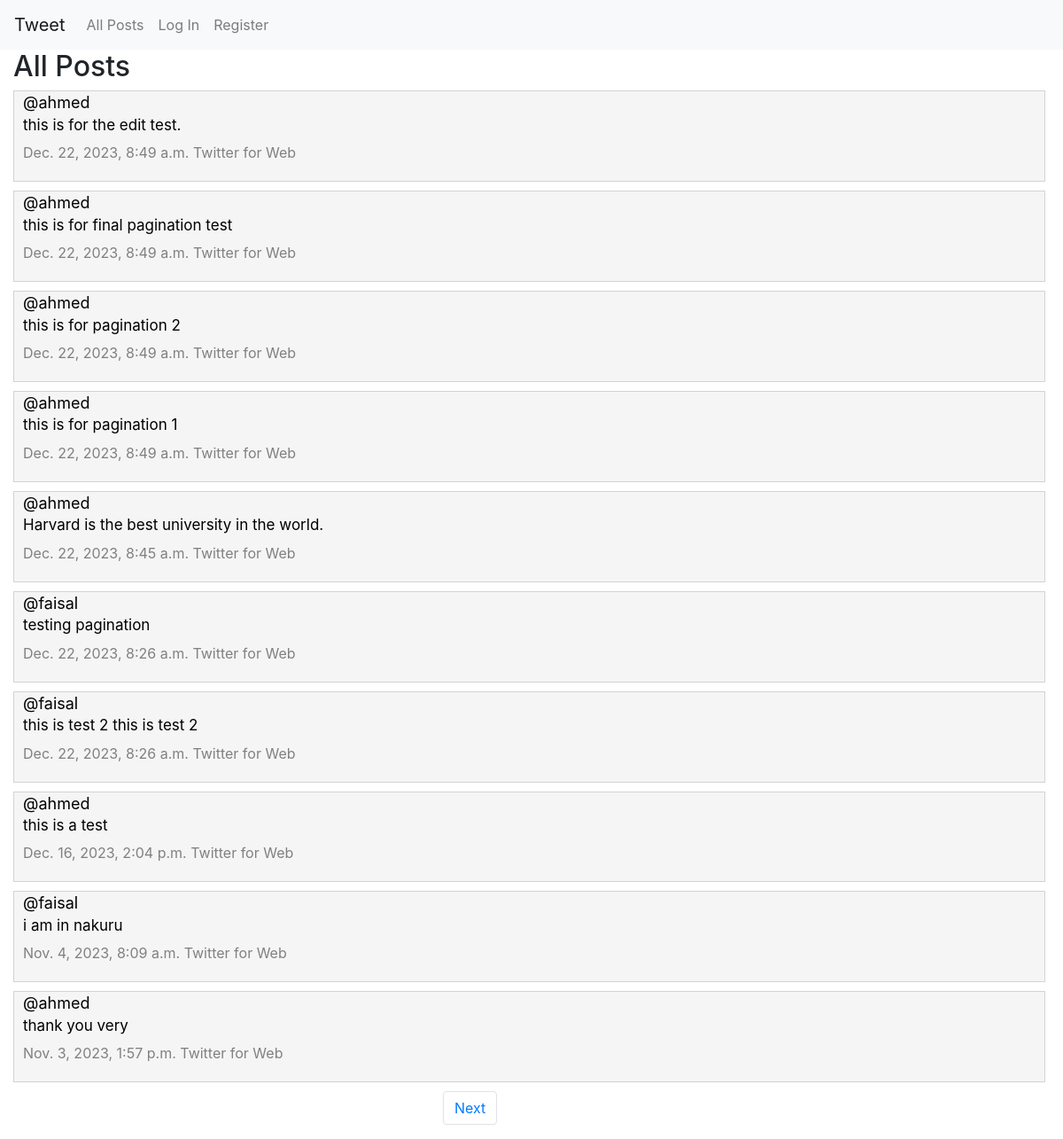
The page / on the database its author committed.
### network/models.py (models this page shows, shortened)
class Content(models.Model):
    user = models.ForeignKey(User, on_delete=models.CASCADE, related_name="sender")
    post = models.CharField(max_length=150)
    timestamp = models.DateTimeField(auto_now_add=True)

class User(AbstractUser):
    pass

### network/views.py (the view)
# urls.py: path("", views.index, name="index"),
def index(request):
    allposts = Content.objects.all().order_by("id").reverse()
    paginator = Paginator(allposts, 10)
    page_Number=request.GET.get('page')
    posts_of_page = paginator.get_page(page_Number)
    return render(request, "network/index.html", {
        "allposts": allposts,
        "posts_of_page": posts_of_page,
    })

### network/templates/network/index.html (shortened to what this page needs)
{% extends "network/layout.html" %}
{% load static %}
{% block body %}
<link href="{% static 'Network/styles.css' %}" rel="stylesheet">
      <h2 style="margin-left: 15px;">All Posts</h2>
      <div class="all-posts">
            {% for post in posts_of_page %}
                <div class="post-container">
                  <div class="post-header">
                     <div class="sender-name"><a style="color: black;" href="{% url 'profile' user_id=post.user.id %}">@{{ post.user }}</a> </div>
                     <div class="post-body">
                        <p id="content_{{ post.id }}">{{ post.post }}</p>
                     </div>
                     <div class="timestamp">{{ post.timestamp }}  Twitter for Web</div>
                  </div>
                  <br>
                  <br>
                  <br>
                  <br>
                </div>
            {% endfor %}
      </div>
      <nav aria-label="Page navigation example">
            <ul class="pagination" style="margin-left: 500px;">
              {% if posts_of_page.has_next %}
                 <li class="page-item"><a class="page-link" href="?page={{ posts_of_page.next_page_number }}">Next</a></li>
              {% endif %}
            </ul>
      </nav>
{% endblock %}

### network/templates/network/layout.html (shortened to what this page needs)
{% load static %}
<!DOCTYPE html>
<html lang="en">
    <head>
        <link rel="stylesheet" href="https://stackpath.bootstrapcdn.com/bootstrap/4.4.1/css/bootstrap.min.css">
        <link href="{% static 'network/styles.css' %}" rel="stylesheet">
        <link rel="stylesheet" href="https://cdnjs.cloudflare.com/ajax/libs/font-awesome/4.7.0/css/font-awesome.min.css">
    </head>
    <body>
        <nav class="navbar navbar-expand-lg navbar-light bg-light">
            <a class="navbar-brand" href="{% url 'index' %}" id="network">Tweet</a>
            <div>
              <ul class="navbar-nav mr-auto">
                <li class="nav-item">
                  <a class="nav-link" href="{% url 'index' %}" >All Posts</a>
                </li>
                {% if user.is_authenticated %}
                    <li class="nav-item">
                        <a class="nav-link" href="{% url 'following' %}">Following</a>
                    </li>
                    <li class="nav-item">
                        <a class="nav-link" href="{% url 'logout' %}">Log Out</a>
                    </li>
                {% else %}
                    <li class="nav-item">
                        <a class="nav-link" href="{% url 'login' %}">Log In</a>
                    </li>
                    <li class="nav-item">
                        <a class="nav-link" href="{% url 'register' %}">Register</a>
                    </li>
                {% endif %}
              </ul>
            </div>
          </nav>
        <div class="body">
            {% block body %}
            {% endblock %}
        </div>
    </body>
</html>

### network/static/Network/styles.css (style rules this page uses)
.post-container { border: 1px solid lightgray; background-color: whitesmoke; padding: 10px; margin-bottom: 10px; margin-left: 15px; line-height: 0.3; margin-right: 20px; }
.sender-name { color: black; margin-right: 10px; font-size: 18px; }
.timestamp { color: gray; margin-right: 10px; }
.post-body { font-size: 17px; line-height: 1.5; color: black; margin-top: 10px; }

### rows shown on the page
Content: user "ahmed", post "this is for the edit test.", timestamp "Dec. 22, 2023, 8:49 a.m."
Content: user "ahmed", post "this is for final pagination test", timestamp "Dec. 22, 2023, 8:49 a.m."
Content: user "ahmed", post "this is for pagination 2", timestamp "Dec. 22, 2023, 8:49 a.m."
Content: user "ahmed", post "this is for pagination 1", timestamp "Dec. 22, 2023, 8:49 a.m."
Content: user "ahmed", post "Harvard is the best university in the world.", timestamp "Dec. 22, 2023, 8:45 a.m."
Content: user "faisal", post "testing pagination", timestamp "Dec. 22, 2023, 8:26 a.m."
Content: user "faisal", post "this is test 2 this is test 2", timestamp "Dec. 22, 2023, 8:26 a.m."
Content: user "ahmed", post "this is a test", timestamp "Dec. 16, 2023, 2:04 p.m."
Content: user "faisal", post "i am in nakuru", timestamp "Nov. 4, 2023, 8:09 a.m."
Content: user "ahmed", post "thank you very", timestamp "Nov. 3, 2023, 1:57 p.m."
